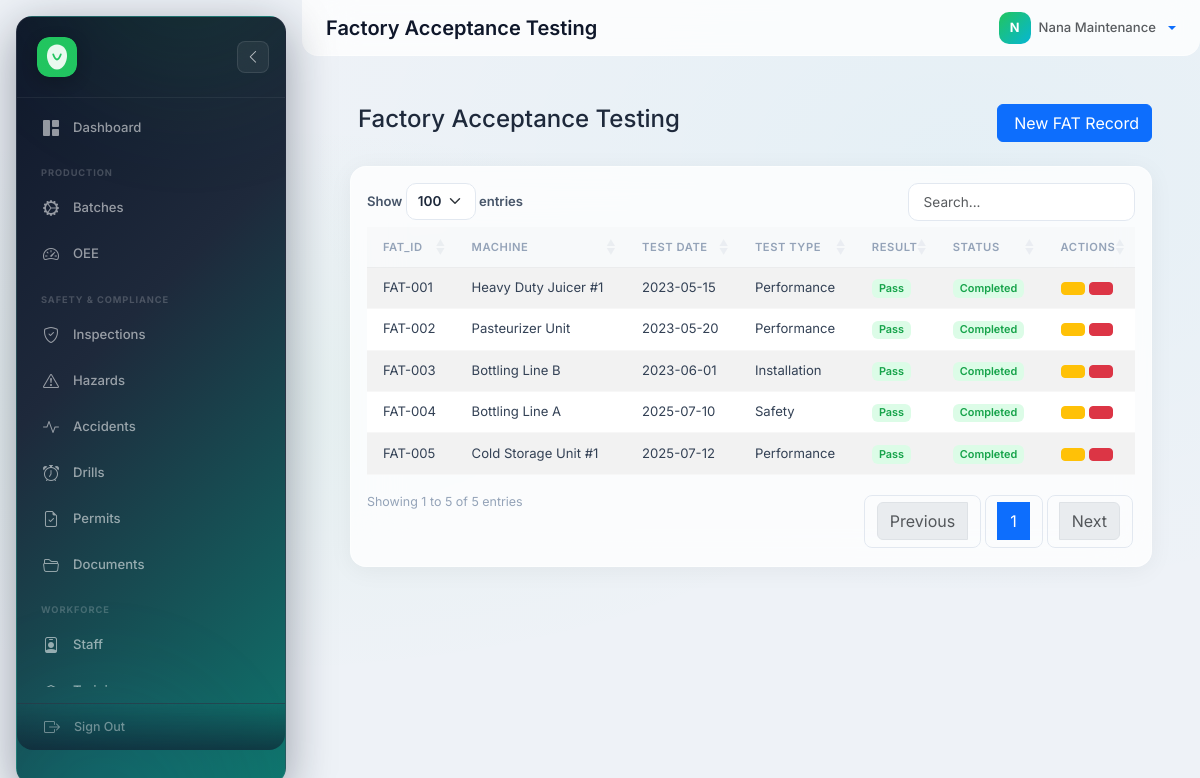
Screenshot of /?route=fat (signed in) with the database file from the repository.
### tables this page shows
CREATE TABLE fat_records (
    FAT_ID            VARCHAR(50)    PRIMARY KEY,
    MachineID         VARCHAR(50)    DEFAULT NULL,
    TestDate          DATE           NOT NULL,
    TestType          VARCHAR(100)   NOT NULL,
    ExpectedResult    TEXT           DEFAULT NULL,
    ActualResult      TEXT           DEFAULT NULL,
    Result            ENUM('Pending','Pass','Fail','Conditional') DEFAULT 'Pending',
    DefectsFound      TEXT           DEFAULT NULL,
    TestedBy          VARCHAR(50)    DEFAULT NULL,
    Notes             TEXT           DEFAULT NULL,
    Status            ENUM('Pending','In Progress','Completed') DEFAULT 'Pending',
    created_at        TIMESTAMP      DEFAULT CURRENT_TIMESTAMP,
    FOREIGN KEY (MachineID) REFERENCES machines(MachineID) ON UPDATE CASCADE ON DELETE SET NULL,
    FOREIGN KEY (TestedBy) REFERENCES users(UserID) ON UPDATE CASCADE ON DELETE SET NULL,
    INDEX idx_fat_date (TestDate),
    INDEX idx_fat_result (Result)
);

CREATE TABLE machines (
    MachineID     VARCHAR(50)  PRIMARY KEY,
    Name          VARCHAR(150) NOT NULL,
    Type          VARCHAR(100) DEFAULT NULL,
    Location      VARCHAR(100) DEFAULT NULL,
    Status        ENUM('Operational','Maintenance','Down','Decommissioned') DEFAULT 'Operational',
    InstallDate   DATE         DEFAULT NULL,
    LastService   DATE         DEFAULT NULL,
    created_at    TIMESTAMP    DEFAULT CURRENT_TIMESTAMP
);

### backend/controllers/Controller.php (called while the page is built, shortened)
<?php
abstract class Controller
{
    protected string $viewPath;
    protected function render(string $view, array $data = []): void
    {
        extract($data);
        $viewFile = APP_ROOT . '/frontend/views/' . $this->viewPath . '/' . $view . '.php';
        require $viewFile;
        require APP_ROOT . '/frontend/views/layouts/main.php';
    }
}

### backend/controllers/FatController.php (called while the page is built, shortened)
<?php
require_once __DIR__ . '/Controller.php';
require_once __DIR__ . '/../models/FatModel.php';
class FatController extends Controller
{
    public function __construct()
    {
        $this->model = new FatModel();
    }
    public function index(): void
    {
        $data = [
            'records' => $this->model->getAllDetailed(),
        ];
        $this->render('fat_index', $data);
    }
}

### backend/models/Model.php (called while the page is built, shortened)
<?php
require_once __DIR__ . '/../config/database.php';
abstract class Model
{
    protected PDO $db;
    public function __construct()
    {
        $this->db = getDb();
    }
    public function query(string $sql, array $params = []): array
    {
        $stmt = $this->db->prepare($sql);
        $stmt->execute($params);
        return $stmt->fetchAll();
    }
}

### backend/config/database.php (called while the page is built, shortened)
<?php
function getDb(): PDO {
    static $pdo = null;
    if ($pdo === null) {
        $dsn = 'mysql:host=' . DB_HOST . ';dbname=' . DB_NAME . ';charset=' . DB_CHARSET;
        $options = [
            PDO::ATTR_ERRMODE            => PDO::ERRMODE_EXCEPTION,
            PDO::ATTR_DEFAULT_FETCH_MODE => PDO::FETCH_ASSOC,
            PDO::ATTR_EMULATE_PREPARES   => false,
        ];
         $pdo = new PDO($dsn, DB_USER, DB_PASS, $options);
    }
    return $pdo;
}
function sanitize(mixed $input): string {
    return htmlspecialchars(trim((string)$input), ENT_QUOTES, 'UTF-8');
}

### backend/models/FatModel.php (called while the page is built, shortened)
<?php declare(strict_types=1);
require_once __DIR__ . '/Model.php';
class FatModel extends Model
{
    protected string $table = 'fat_records';
    public function getAllDetailed(): array
    {
        $sql = "
            SELECT fr.*, m.Name AS MachineName, u.Name AS TestedByName
            FROM {$this->table} fr
            LEFT JOIN machines m ON fr.MachineID = m.MachineID
            LEFT JOIN users u ON fr.TestedBy = u.UserID
            ORDER BY fr.created_at DESC
        ";
        return $this->query($sql);
    }
}

### frontend/views/machines/fat_index.php (the view, shortened to what this page needs)
<div class="container-fluid">
    <div class="d-flex justify-content-between align-items-center mb-4">
        <h4><i class="fas fa-flask me-2"></i>Factory Acceptance Testing</h4>
        <a href="?route=fat/create" class="btn btn-primary"><i class="fas fa-plus me-1"></i>New FAT Record</a>
    </div>
    <div class="card">
        <div class="card-body">
            <table id="dataTable" class="table table-striped table-hover">
                <thead>
                    <tr>
                        <th>FAT_ID</th>
                        <th>Machine</th>
                        <th>Test Date</th>
                        <th>Test Type</th>
                        <th>Result</th>
                        <th>Status</th>
                        <th>Actions</th>
                    </tr>
                </thead>
                <tbody>
                    <?php if (!empty($records)): ?>
                        <?php foreach ($records as $row): ?>
                            <tr>
                                <td><?php echo sanitize($row['FAT_ID']); ?></td>
                                <td><?php echo sanitize($row['MachineName']); ?></td>
                                <td><?php echo sanitize($row['TestDate']); ?></td>
                                <td><?php echo sanitize($row['TestType']); ?></td>
                                <td>
                                    <?php
                                    $result = sanitize($row['Result']);
                                    $rBadge = 'secondary';
                                    if ($result === 'Pass') $rBadge = 'success';
                                    elseif ($result === 'Fail') $rBadge = 'danger';
                                    elseif ($result === 'Conditional') $rBadge = 'warning';
                                    ?>
                                    <span class="badge bg-<?php echo $rBadge; ?>"><?php echo $result; ?></span>
                                </td>
                                <td>
                                    <?php
                                    $status = sanitize($row['Status']);
                                    $sBadge = 'secondary';
                                    if ($status === 'Scheduled') $sBadge = 'info';
                                    elseif ($status === 'In Progress') $sBadge = 'warning';
                                    elseif ($status === 'Completed') $sBadge = 'success';
                                    ?>
                                    <span class="badge bg-<?php echo $sBadge; ?>"><?php echo $status; ?></span>
                                </td>
                                <td>
                                    <a href="?route=fat/edit&id=<?php echo sanitize($row['FAT_ID']); ?>" class="btn btn-sm btn-warning"><i class="fas fa-edit"></i></a>
                                    <a href="?route=fat/delete&id=<?php echo sanitize($row['FAT_ID']); ?>" class="btn btn-sm btn-danger" onclick="return confirm('Delete this FAT record?')"><i class="fas fa-trash"></i></a>
                                </td>
                            </tr>
                        <?php endforeach; ?>
                    <?php endif; ?>
                </tbody>
            </table>
        </div>
    </div>
</div>

### frontend/assets/css/glass.css (style rules this page uses)
:root { --sidebar-width: 270px; --sidebar-collapsed: 85px; --glass-bg: rgba(255,255,255,0.78); --glass-border: rgba(255,255,255,0.5); --glass-shadow: 0 4px 24px rgba(0,0,0,0.05); --glass-blur: blur(24px); --brand: #22c55e; --brand-accent: #06b6d4; --gradient-brand: linear-gradient(135deg, #22c55e 0%, #06b6d4 100%); --gradient-warm: linear-gradient(135deg, #f97316 0%, #ef4444 100%); --gradient-cool: linear-gradient(135deg, #6366f1 0%, #8b5cf6 100%); --gradient-sky: linear-gradient(135deg, #0ea5e9 0%, #2563eb 100%); --gradient-rose: linear-gradient(135deg, #f43f5e 0%, #e11d48 100%); --gradient-amber: linear-gradient(135deg, #f59e0b 0%, #d97706 100%); --gradient-emerald: linear-gradient(135deg, #10b981 0%, #059669 100%); --radius: 16px; --radius-sm: 10px; }
*, *::before, *::after { box-sizing: border-box; }
body { font-family: 'Inter', system-ui, -apple-system, sans-serif !important; background: #eef2f7 !important; background-image: radial-gradient(ellipse at 20% 50%, rgba(34,197,94,0.04) 0%, transparent 50%), radial-gradient(ellipse at 80% 20%, rgba(6,182,212,0.04) 0%, transparent 50%) !important; color: #1e293b; -webkit-font-smoothing: antialiased; }
.container-fluid { padding: 1.5rem !important; animation: fadeUp 0.4s ease; }
.card, .border-0 { background: var(--glass-bg) !important; backdrop-filter: var(--glass-blur) !important; -webkit-backdrop-filter: var(--glass-blur) !important; border: 1px solid var(--glass-border) !important; border-radius: var(--radius) !important; box-shadow: var(--glass-shadow) !important; transition: all 0.25s ease; }
.table { border-collapse: collapse; }
.table th { font-size: 0.7rem !important; font-weight: 600 !important; text-transform: uppercase !important; letter-spacing: 0.05em !important; color: #94a3b8 !important; padding: 0.7rem 1rem !important; border-bottom: 1px solid rgba(0,0,0,0.05) !important; background: rgba(0,0,0,0.01) !important; }
.table td { padding: 0.65rem 1rem !important; font-size: 0.82rem !important; color: #334155 !important; border-bottom: 1px solid rgba(0,0,0,0.03) !important; }
.btn-sm { font-size: 0.78rem !important; padding: 0.35rem 0.7rem !important; }
.badge { font-weight: 600 !important; font-size: 0.68rem !important; border-radius: 6px !important; }
.badge.bg-success { background: #dcfce7 !important; color: #16a34a !important; }

### rows the page displays
fat_records: FAT_ID "FAT-001", MachineID.Name "Heavy Duty Juicer #1", TestDate "2023-05-15", TestType "Performance", Result "Pass", Status "Completed"
fat_records: FAT_ID "FAT-002", MachineID.Name "Pasteurizer Unit", TestDate "2023-05-20", TestType "Performance", Result "Pass", Status "Completed"
fat_records: FAT_ID "FAT-003", MachineID.Name "Bottling Line B", TestDate "2023-06-01", TestType "Installation", Result "Pass", Status "Completed"
fat_records: FAT_ID "FAT-004", MachineID.Name "Bottling Line A", TestDate "2025-07-10", TestType "Safety", Result "Pass", Status "Completed"
fat_records: FAT_ID "FAT-005", MachineID.Name "Cold Storage Unit #1", TestDate "2025-07-12", TestType "Performance", Result "Pass", Status "Completed"

### other values shown
$pageTitle "Factory Acceptance Testing"
substr($user['name'] ?? 'U', 0, 1) "N"
$user['name'] "Nana Maintenance"
